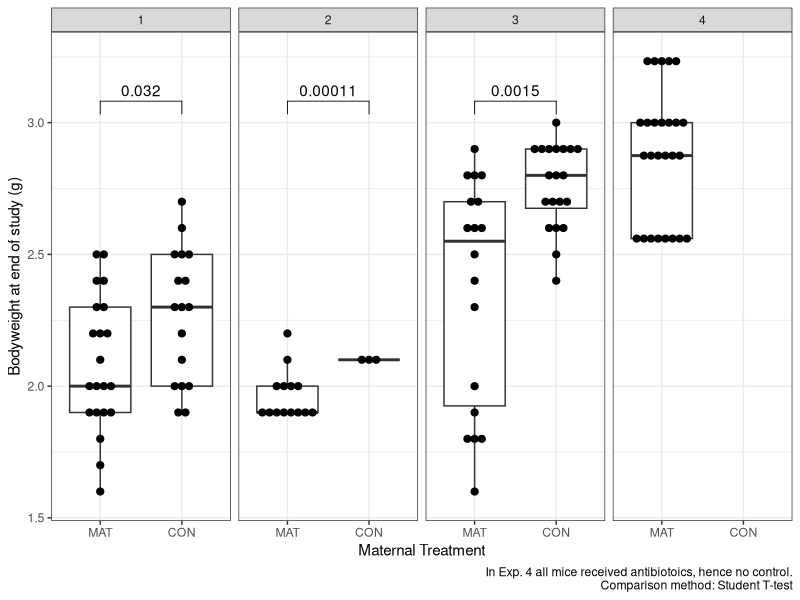
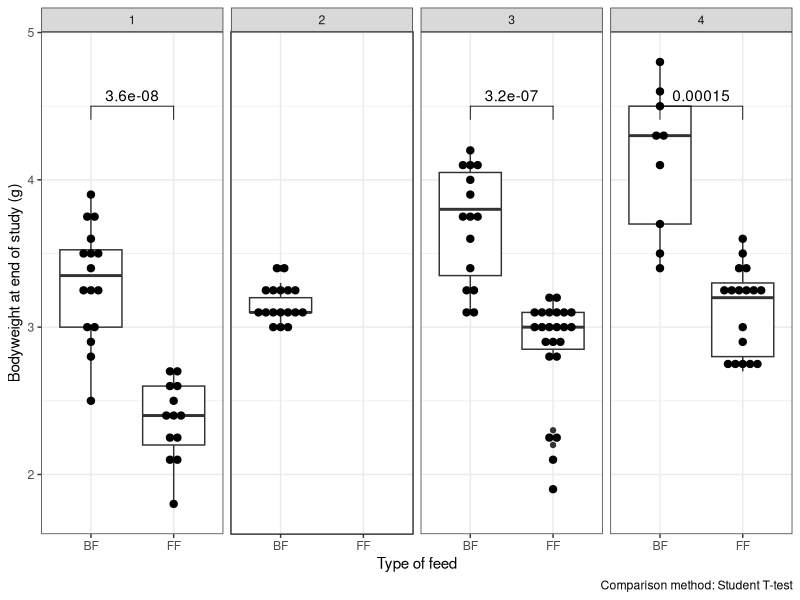
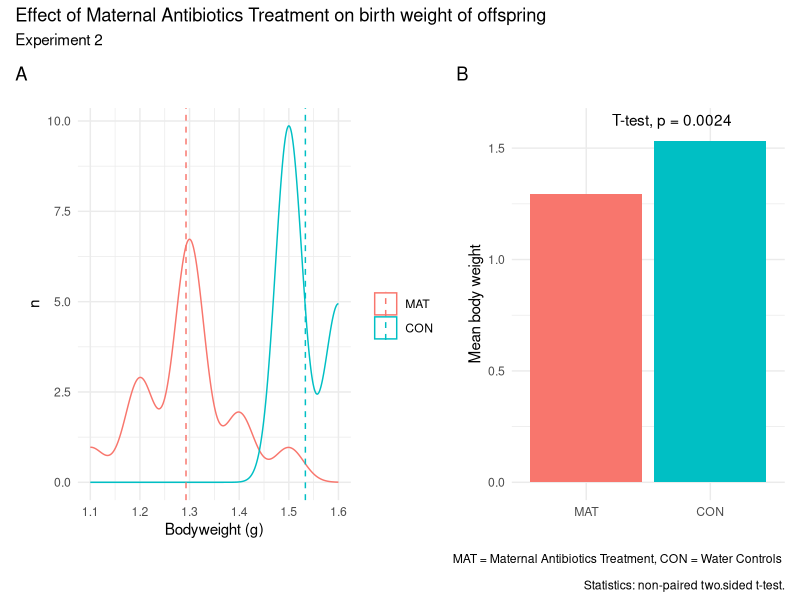
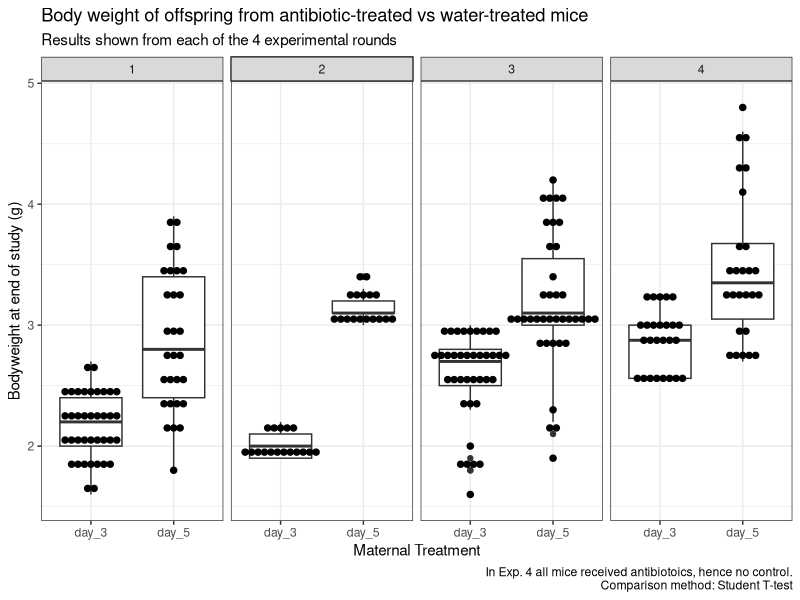

Reproduce these figures in R, in order. (Note: this script raises an error after producing the figures.)
## ---- chunk 1
knitr::opts_chunk$set(echo = TRUE)
library(rstatix)
library(ggpubr)
library(patchwork)
library(tidyverse)
library(readxl)
library(broom)
library(here)
## ---- chunk 2
data <- read_excel(here("data", "processed","weight_development.xlsx")) %>% 
  select(sample_id:cage, bodyweight_birthday_group_average, bodyweight_birthday_plus_24H_group_average, bodyweight_birthday_plus_48H_group_average, bodyweight_baseline, bodyweight_baseline_plus_24h, bodyweight_baseline_plus_48h) %>% 
  rename(day_0 = "bodyweight_birthday_group_average",
         day_1 = "bodyweight_birthday_plus_24H_group_average", 
         day_2 = "bodyweight_birthday_plus_48H_group_average",
         day_3 = bodyweight_baseline, 
         day_4 = `bodyweight_baseline_plus_24h`, 
         day_5 = `bodyweight_baseline_plus_48h`,) %>% 
  pivot_longer(., cols = c(day_0:day_5),
                names_to = "time",
                values_to = "bodyweight") %>% 
  mutate(received_antibiotics = recode_factor(received_antibiotics, 
                                       Yes = "MAT",
                                       No = "CON"))
  #%>%
  # #mutate(across(where(is_character),as_factor))
## ---- chunk 3
startweight <- data %>% 
  filter(exp_number %in% c("1", "2", "3","4")) %>% 
  filter(time %in% c("day_3", "day_5")) %>%
  drop_na(bodyweight) %>% 
  group_by(exp_number, type_of_feed, maternal_treatment, group, time) %>% 
  summarise(startweight = mean(bodyweight),
            sd = sd(bodyweight))

startweight %>% 
  filter(exp_number == "2") %>% 
  arrange(time)
## ---- chunk 4
get_box_stats <- function(y, upper_limit = max(data$bodyweight[data$time == "day_5"]) * 1.2) {
  return(data.frame(
    y =  0.9*upper_limit,
    label = paste(
      "n =", length(y), "\n",
      "Mean =", round(mean(y), 2), "\n" #,
      #"Median =", round(median(y), 2), "\n"
    )
  ))
}

my_comparisons <- list( c("CON", "MAT"))

data %>% 
  #filter(exp_number %in% c("1", "2", "3","4")) %>% 
  filter(time %in% c("day_3")) %>%
  drop_na(bodyweight) %>% 
  ggplot(
    aes(x = received_antibiotics,
        y = bodyweight)
  ) +
  geom_boxplot() +
  geom_dotplot(
     binaxis = "y", stackdir = "center", dotsize = 0.5) +
  facet_grid(~ exp_number) +
  stat_summary(
    fun.data = get_box_stats, geom = "text", hjust = 0.5, vjust = 0.9) +
  labs(
    #title = "Body weight of offspring from antibiotic-treated vs water-treated mice",
   # subtitle = "Results shown from each of the 4 experimental rounds",
    caption = "In Exp. 4 all mice received antibiotoics, hence no control.
    Comparison method: Student T-test",
    x = "Maternal Treatment",
    y = "Bodyweight at end of study (g)"
  ) +
  theme_bw() + 
  stat_compare_means(
    method = "t.test", 
    label.y = 3, 
    comparisons = my_comparisons
    )
## ---- chunk 5
get_box_stats <- function(y, upper_limit = max(data$bodyweight[data$time == "day_5"]) * 1.2) {
  return(data.frame(
    y =  0.9*upper_limit,
    label = paste(
      "n =", length(y), "\n",
      "Mean =", round(mean(y), 2), "\n" #,
      #"Median =", round(median(y), 2), "\n"
    )
  ))
}

my_comparisons <- list( c("BF", "FF"))

data %>% 
  #filter(exp_number %in% c("1", "2", "3","4")) %>% 
  filter(time %in% c("day_5")) %>%
  drop_na(bodyweight) %>% 
  ggplot(
    aes(x = type_of_feed,
        y = bodyweight)
  ) +
  geom_boxplot() +
  geom_dotplot(
     binaxis = "y", stackdir = "center", dotsize = 0.5) +
  facet_grid(~ exp_number) +
  stat_summary(
    fun.data = get_box_stats, geom = "text", hjust = 0.5, vjust = 0.9) +
  labs(
    #title = "Body weight of offspring from antibiotic-treated vs water-treated mice",
   # subtitle = "Results shown from each of the 4 experimental rounds",
    caption = " Comparison method: Student T-test",
    x = "Type of feed",
    y = "Bodyweight at end of study (g)"
  ) +
  theme_bw() + 
  stat_compare_means(
    method = "t.test", 
    label.y = 4.35, 
    comparisons = my_comparisons
    )
## ---- chunk 6
birthweight <- data %>% 
  filter(exp_number %in% "2") %>% 
  filter(time %in% c("day_0", "day_1", "day_2")) %>%
  drop_na(bodyweight) %>% 
  group_by(exp_number, maternal_treatment, time) %>% 
  summarise(birthweight = mean(bodyweight),
            sd = sd(bodyweight))

birthweight %>% 
  filter(time %in% "day_0") %>% 
  knitr::kable()

lm_birthweight <- data %>%  #LM for effect of gestational age on offspring birthweight. 
  filter(exp_number %in% "2") %>% 
  filter(time %in% c("day_0", "day_1", "day_2")) %>%
  drop_na(bodyweight) %>% 
  filter(time == "day_0") %>% 
  mutate(gestation_age = if_else(maternal_treatment == "CON", 21,20)) %>% 
  do(lm(bodyweight ~ gestation_age + maternal_treatment,.) %>% tidy)
lm_birthweight

data %>% # ANOVA for effect of gestational age on offspring birthweight. 
  filter(exp_number %in% "2") %>% 
  filter(time %in% c("day_0", "day_1", "day_2")) %>%
  drop_na(bodyweight) %>% 
  filter(time == "day_0") %>% 
  mutate(gestation_age = if_else(maternal_treatment == "CON", 21,20)) %>% 
  rstatix::anova_test(., bodyweight ~ gestation_age)
  
## ---- chunk 7
exp2.bw.density <- data %>% 
  filter(exp_number == "2") %>% 
  filter(time == 'day_0') %>% 
  ggplot(aes(x = bodyweight, color = received_antibiotics)) +
    geom_density() +
  geom_vline(data = data %>% 
              filter(exp_number == "2") %>% 
  filter(time == 'day_0') %>% 
  group_by(received_antibiotics) %>% 
  summarise(grp.mean = mean(bodyweight)), aes(xintercept=grp.mean, color=received_antibiotics),
             linetype="dashed") +
  guides(fill = guide_legend(title = ""),
         colour = guide_legend(title = " ")) + 
  labs(title = "", y = "n", x = "Bodyweight (g)") +
  theme_minimal() 

exp2.bw.col <- data %>% 
  filter(exp_number == "2") %>% 
  filter(time == 'day_0') %>% 
  ggplot(aes(x = received_antibiotics, y = bodyweight, fill = received_antibiotics)) +
  geom_bar(stat = "summary",
           fun = "mean") +
  labs(title = "", y = "Mean body weight", x = "") +
  theme_minimal() +  
  stat_compare_means(
    method = "t.test", 
    label.y = 1.6, 
    label.x.npc = 0.4) +
  theme(legend.position="none")

birth_weight_patch <- (exp2.bw.density + exp2.bw.col) + plot_annotation(
  title = 'Effect of Maternal Antibiotics Treatment on birth weight of offspring',
  subtitle = 'Experiment 2',
  tag_levels = 'A',
  caption = 'MAT = Maternal Antibiotics Treatment, CON = Water Controls \n 
  Statistics: non-paired two.sided t-test.'
)
birth_weight_patch
#ggsave("../Results/Weight/Figure_1_Birthweights.png", birth_weight_patch)


## ---- chunk 8
get_box_stats <- function(y, upper_limit = max(data$bodyweight[data$time == "day_5"]) * 1.0) {
  return(data.frame(
    y = 0.9 * upper_limit,
    label = paste(
      "n =", length(y), "\n",
      "Mean =", round(mean(y), 2), "\n" #,
      #"Median =", round(median(y), 2), "\n"
    )
  ))
}

my_comparisons <- list( c("CON", "MAT"))

data %>% 
  filter(time %in% c("day_3", "day_5")) %>% 
  ggplot(aes(
    time, bodyweight
  )) + 
  geom_boxplot() +
  facet_wrap(~ exp_number, 
             nrow = 1) + 
  geom_dotplot(
     binaxis = "y", stackdir = "center", dotsize = 0.5) + 
  stat_summary(
    fun.data = get_box_stats, geom = "text", hjust = 0.5, vjust = 0.9) +
  labs(
    title = "Body weight of offspring from antibiotic-treated vs water-treated mice",
    subtitle = "Results shown from each of the 4 experimental rounds",
    caption = "In Exp. 4 all mice received antibiotoics, hence no control.
    Comparison method: Student T-test",
    x = "Maternal Treatment",
    y = "Bodyweight at end of study (g)"
  ) +
  theme_bw() + 
  stat_compare_means(
    method = "t.test", 
    label.y = 3, 
    comparisons = my_comparisons
    )
## ---- chunk 9
############# Effect of Formula vs. Breastfeeding on Weight Gain" ###################

bodyweight_gain_BFvsFORM <- data %>% 
  mutate(weightgain = weight_end - weight_baseline) %>% 
  ggplot(aes(
    type_of_feed, weightgain
  )) + 
  geom_boxplot() +
  facet_wrap(~exp_number, 
             nrow = 1) +
geom_dotplot(
     binaxis = "y", stackdir = "center", dotsize = 0.5) + 
  stat_summary(
    fun.data = get_box_stats, geom = "text", hjust = 0.2, vjust = 0.9) +
  labs(
    title = "Effect of Formula vs. Breastfeeding on Weight Gain",
    subtitle = "Results shown from each of the 4 experimental rounds",
    caption = "In Exp. 2 all mice were breastfed.
    Comparison method: Student T-test",
    x = "Type of feed",
    y = "Body weight increase  (g)"
  ) +
  theme_bw() + 
  stat_compare_means(
    method = "t.test", 
    label.y = 3, 
    comparisons = my_comparisons_2
    )
my_comparisons_2 <- list( c("Breastmilk", "Formula"))
bodyweight_gain_BFvsFORM
## ---- chunk 10
############# Effect of  Antibiotocis on weightgain in Breastfed offspring" ################

bodyweight_gain_WATER_BF_vs_AB_BF <- 
  data %>% 
  mutate(weightgain = weight_end - weight_baseline) %>% 
  filter(type_of_feed == "Breastmilk") %>% 
  ggplot(aes(
    received_antibiotic, weightgain#, colour = mother
    )) + 
  geom_boxplot()+
  geom_point()+
  facet_wrap(~experiment_no, 
             nrow = 1) +
  labs(
    title = "Breastfed offspring +/- Maternal Antiobiotics Treatment"
  )
bodyweight_gain_WATER_BF_vs_AB_BF
